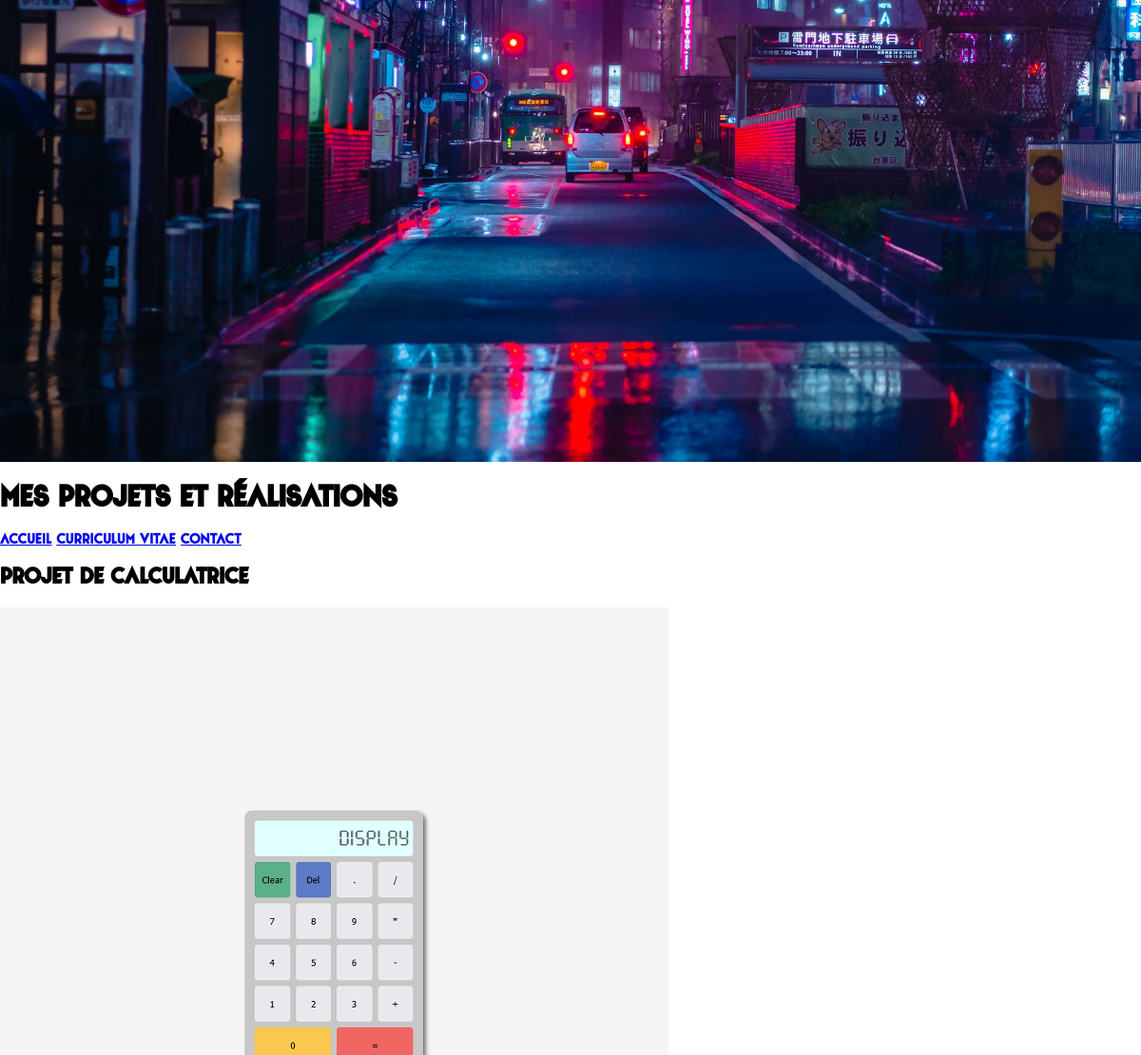
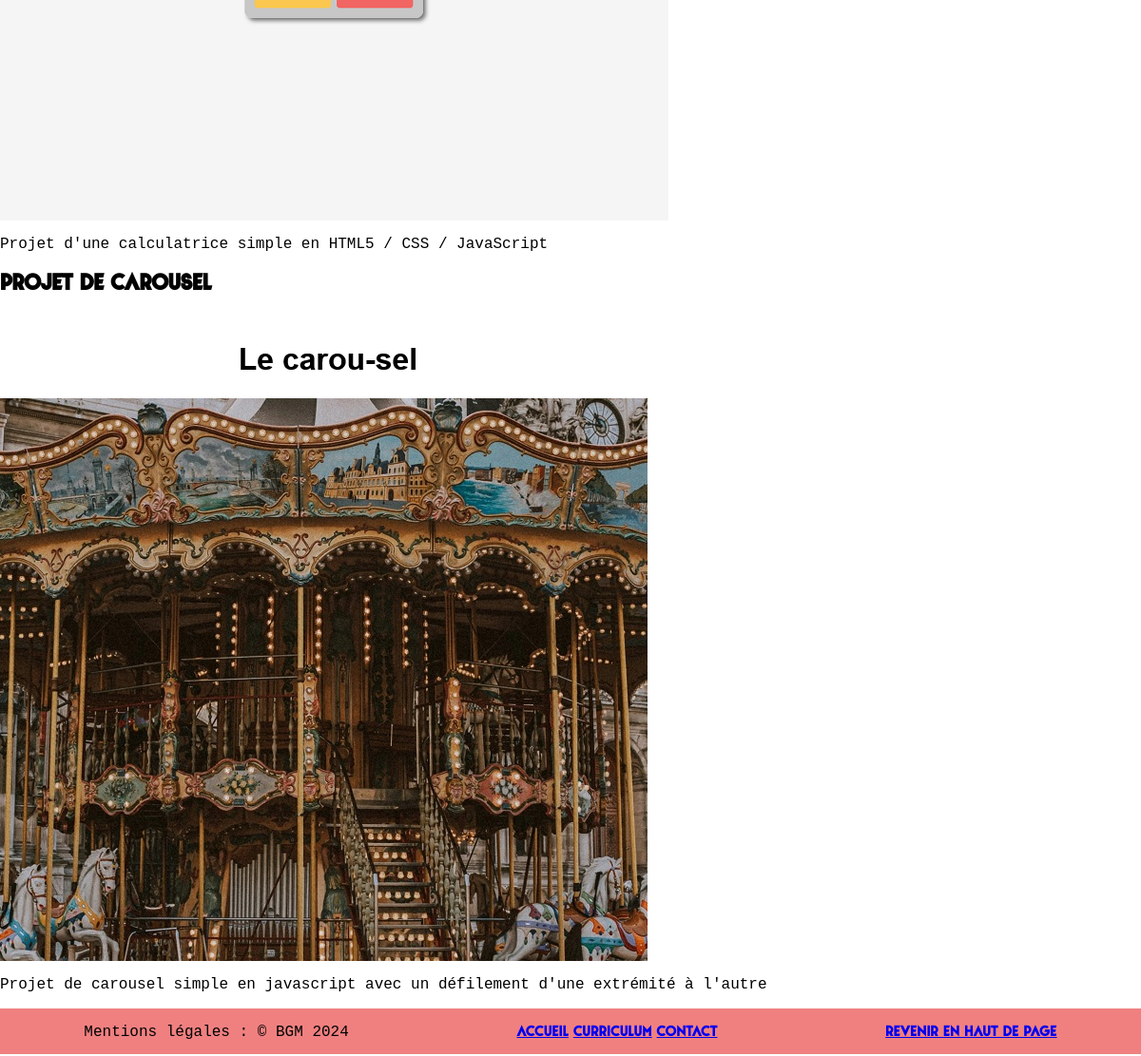
The page /pages/projets.php on the database its author committed (2 pictures, top to bottom).
### tables this page shows
CREATE TABLE `projets` (
  `id_projet` int(11) NOT NULL,
  `name_projet` varchar(80) NOT NULL,
  `img_projet` varchar(80) NOT NULL,
  `descr_projet` text NOT NULL,
  `link_projet` varchar(200) NOT NULL
);

### pages/projets.php (the view, shortened to what this page needs)
<?php
include '../includes/dbconnect.php';
$showProjetsSQL = "SELECT * FROM `projets` ";
$readProjetsSQL =  mysqli_query($connexion, $showProjetsSQL);
$readProjetsCheck = mysqli_num_rows($readProjetsSQL);
?>
<!DOCTYPE html>
<html lang="fr">
<head>
      <link rel="stylesheet" href="../styles/reset.css">
      <link rel="stylesheet" href="../styles/style.css">
</head>
<body id="haut">
      <header>
            <div class="heroheader">
                  <img src="../img/heroheader.jpeg" alt="">
            </div>
            <h1>Mes projets et réalisations</h1>
            <nav>
                  <a href="../index.html">Accueil</a>
                  <a href="curriculum.html">Curriculum Vitae</a>
                  <a href="contact.html">Contact</a>
            </nav>
      </header>
      <main>
      <?php
            if ($readProjetsCheck > 0) {
                  $projets = mysqli_fetch_all($readProjetsSQL, MYSQLI_ASSOC);
                  foreach ($projets as $projet) {
                        echo
                        '<div class="projet">
                              <h2>' . $projet['name_projet'] . '</h2>
                              <a href="' . $projet['link_projet'] . '"><img src="../' . $projet['img_projet'] . '" alt="" style="imgProjet"></a>
                              <p class="description">' . $projet['descr_projet'] . '</p>
                        </div>
'
                        ;
                  }
            } else {
                  echo "Erreur : " . mysqli_error($connexion);
            }
            ?>
      </main>
      <footer>
            <div class="footerContainer">
                  <p>Mentions légales : &copy; BGM 2024</p>
                  <nav class="navContainer">
                        <a href="../index.html">Accueil</a>
                        <a href="curriculum.html">Curriculum</a>
                        <a href="contact.html">Contact</a>
                  </nav>
                  <a href="#haut" class="smoothUp">Revenir en haut de page</a>
            </div>
      </footer>
</body>
</html>

### styles/style.css (style rules this page uses)
*, *::before, *::after { box-sizing: border-box; }
:root { --main-color: lightblue; --secondary-color: lightcoral; --main-font: "Hypero", Courier, monospace; --secondary-font: "Cafe", Courier, monospace; }
html { scroll-behavior: smooth; }
body { display: flex; flex-direction: column; font-family: var(--main-font); }
header { width: 100%; }
header img { width: 100%; }
p { font-family: 'Courier New', Courier, monospace; }
footer { width: 100%; height: 3rem; position: sticky; bottom: 0; background-color: var(--secondary-color); }
.footerContainer { display: flex; justify-content: space-around; align-items: center; }

### rows shown on the page
projets: name_projet "Projet de calculatrice", img_projet (picture), descr_projet "Projet d'une calculatrice simple en HTML5 / CSS / JavaScript"
projets: name_projet "Projet de carousel", img_projet (picture), descr_projet "Projet de carousel simple en javascript avec un défilement d'une extrémité à l'autre"
